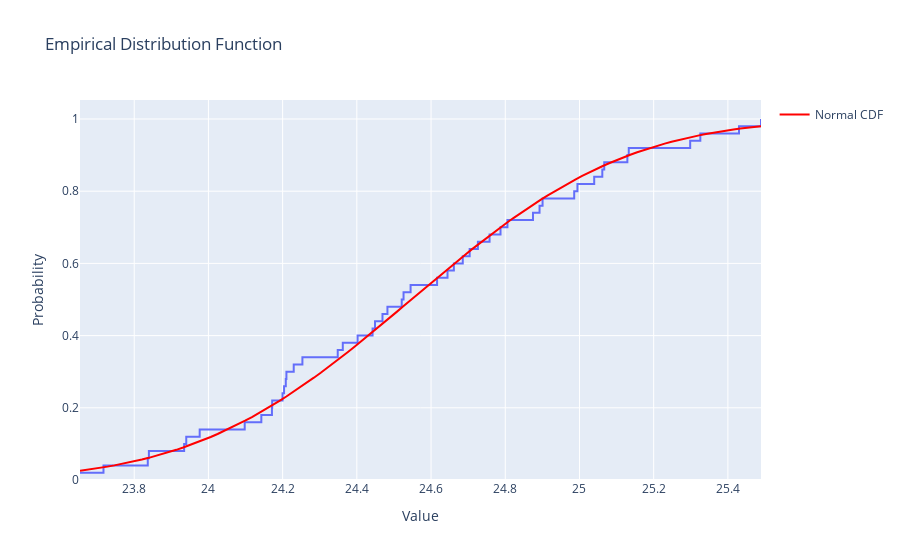

The notebook cell this image was saved under:
### Code cell
# Empirical Distribution Function (ECDF)
fig = px.ecdf(data, x="Value", title="Empirical Distribution Function")

# Theoretical Normal CDF
cdf = stats.norm.cdf(x_range, mu, std)
fig.add_trace(
    go.Scatter(
        x=x_range,
        y=cdf,
        mode="lines",
        name="Normal CDF",
        line=dict(color="red", width=2),
    )
)

fig.update_layout(yaxis_title="Probability")
fig.show()
